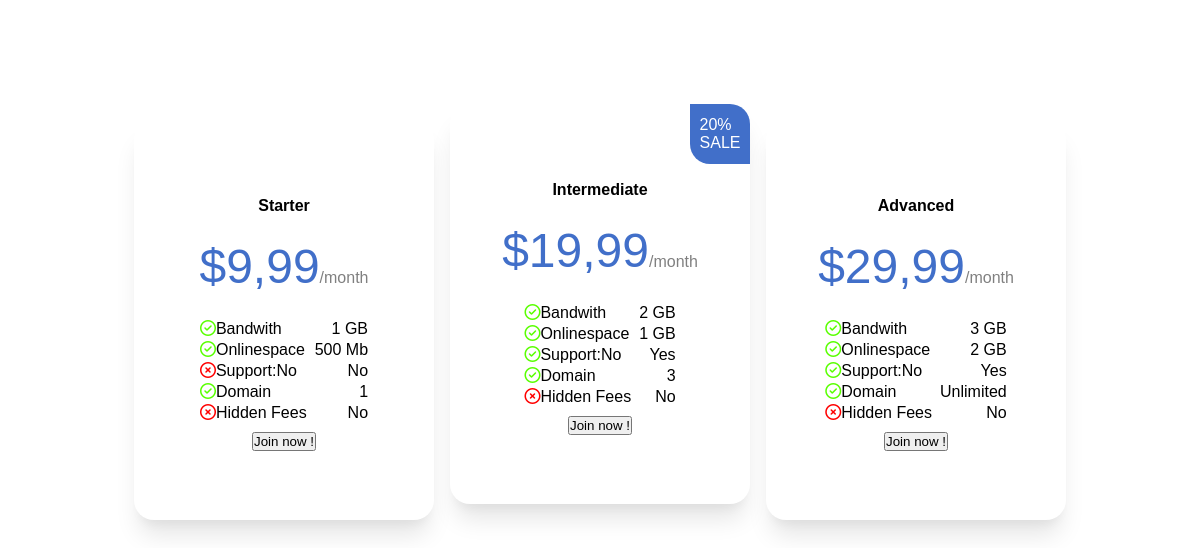
Before: / with the older database file.
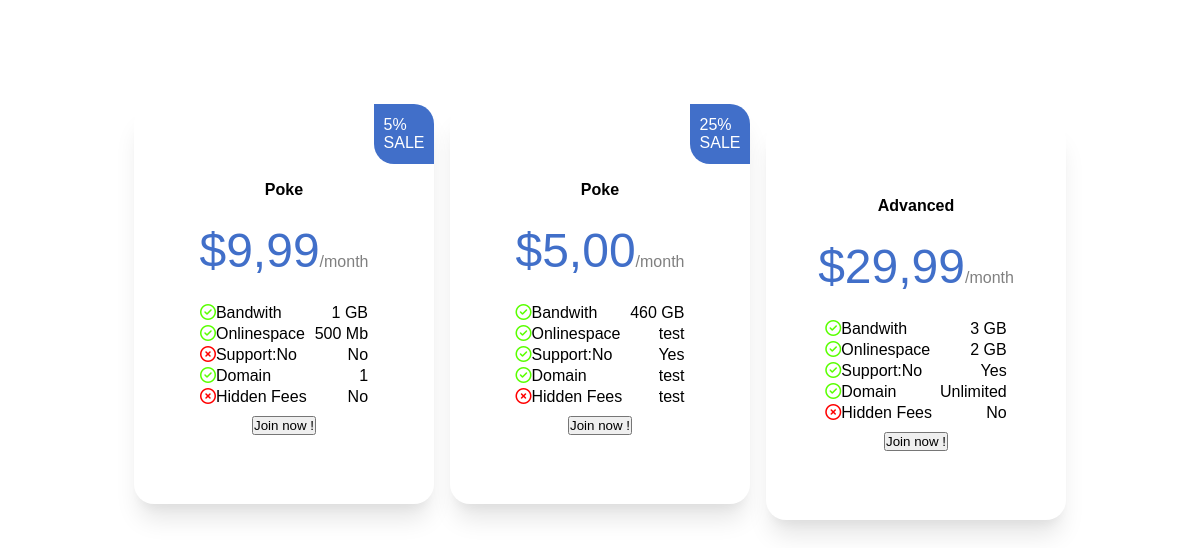
After: the same page with the newer database file.
### tables this page shows
CREATE TABLE IF NOT EXISTS `pricing` (
  `id_pricing` int NOT NULL AUTO_INCREMENT,
  `price` float(8,2) DEFAULT NULL,
  `icon` int DEFAULT NULL,
  `sale` int DEFAULT NULL,
  `bandwidth` varchar(50) DEFAULT NULL,
  `onlineSpace` varchar(50) DEFAULT NULL,
  `supportNo` varchar(50) DEFAULT NULL,
  `domain` varchar(50) DEFAULT '',
  `hiddenFees` varchar(50) DEFAULT NULL,
  `name` varchar(50) DEFAULT NULL,
  `commandes` int DEFAULT NULL,
  PRIMARY KEY (`id_pricing`)
);

### db-functions.php (called while the page is built, shortened)
<?php
function connexion()
{
    try {
        $mySQLconnection = new PDO(
            'mysql:host=127.0.0.1;dbname=landing_page;charset=utf8',
            'root',
            '',
            [PDO::ATTR_ERRMODE => PDO::ERRMODE_EXCEPTION]
        );
        return $mySQLconnection;
    } catch (Exception $e) {
        die('Erreur : ' . $e->getMessage());
    }
}
function getPricings()
{
    $mySQLconnection = connexion();
    $sqlQuery =    'SELECT * , FORMAT(price, 2, "fr_FR") AS "priceF" FROM pricing LIMIT 3';
    $persoLieuStatement = $mySQLconnection->prepare($sqlQuery);
    $persoLieuStatement->execute();
    $pricings = $persoLieuStatement->fetchAll();
    return $pricings;
}
?>

### index.php (the view, shortened to what this page needs)
<?php
require "db-functions.php" ;
?>
<!DOCTYPE html>
<html lang="en">
<head>
    <link rel="stylesheet" href="https://cdnjs.cloudflare.com/ajax/libs/font-awesome/6.4.0/css/all.min.css">
    <link rel="stylesheet" href="stylesheet.css">
</head>
<body>
    <div class="wrapper">
        <div class="tablePrices">
                    <div class="gridFlexes">
                        <?php foreach (getPricings() as $pricing)
                        {
                        $ifSaleCard = $pricing["sale"] > 0 ? "sale" : "";
                        $ifSaleSticker = $pricing["sale"] > 0 ? "<div class = sticker>".$pricing["sale"]."% <br/>SALE</div>": "";
                        $BandwidthIcon = ($pricing['bandwidth']) ? "fa-circle-check'"." style='color: #59ff00;'" : "";
                        $onlineSpaceIcon = ($pricing['onlineSpace']) ? "fa-circle-check'"." style='color: #59ff00;'" : "";
                        $supportNoIcon = ($pricing['supportNo'])  == "Yes" ? "fa-circle-check'"." style='color: #59ff00;'" : "fa-circle-xmark'"." style='color: #ff0000;'";
                        $domainIcon = ($pricing['domain']) ? "fa-circle-check'"." style='color: #59ff00;'" : "";
                        $hiddenFeesIcon = ($pricing['hiddenFees']) == "Yes" ? "fa-circle-check'"." style='color: #59ff00;'" : "fa-circle-xmark'"." style='color: #ff0000;'";
                        ?>
                        <div class="cardPrice <?= $ifSaleCard?>">
                            <h4><?= $pricing["name"] ?></h4><?= $ifSaleSticker?>
                            <p><span class="bigNumeric">$<?= $pricing["priceF"] ?></span><span class="grey">/month</span></p>
                            <div class="twoLists">
                                <ul class="left">
                                    <li><i class='fa-regular <?= $BandwidthIcon ?> '></i>Bandwith</li>
                                    <li><i class='fa-regular <?= $onlineSpaceIcon ?> '></i>Onlinespace</li>
                                    <li><i class='fa-regular <?= $supportNoIcon ?>' ></i>Support:No</li>
                                    <li><i class='fa-regular <?= $domainIcon ?>' ></i>Domain</li>
                                    <li><i class='fa-regular <?= $hiddenFeesIcon ?>' ></i>Hidden Fees</li>
                                </ul>
                                <ul class="right">
                                    <li><?= $pricing["bandwidth"] ?></li>
                                    <li><?= $pricing["onlineSpace"] ?></li>
                                    <li><?= $pricing["supportNo"] ?></li>
                                    <li><?= $pricing["domain"] ?></li>
                                    <li><?= $pricing["hiddenFees"] ?></li>
                                </ul>
                            </div>
                            <form action ="subscribePrice.php" method="post">
                            <div class="pushButton"><button type="submit" name="id_pricing" value="<?= $pricing["id_pricing"]?>">Join now !</button></div>
                            </form>
                        </div>
                    <?php }?>
                    </div>
        </div>
    </div>
</body>

### stylesheet.css (style rules this page uses)
* { margin: 0; padding: 0; font-family: 'Poppins', sans-serif; }
ul { display: flex; list-style-type: none; flex-wrap: wrap; flex-grow: 1; justify-content: center; }
.wrapper { padding-top: 10%; display: flex; flex-direction: column; position: relative; flex-wrap: nowrap; }
.gridFlexes { display: flex; flex-direction: row; flex-wrap: wrap; gap: 1em; justify-content: center; width: 100%; min-height: 50vh; }
.cardPrice { display: flex; flex-direction: column; flex-wrap: wrap; background-color: white; border-radius: 20px; box-shadow: rgba(0, 0, 0, 0.1) 0px 20px 25px -5px, rgba(0, 0, 0, 0.04) 0px 10px 10px -5px; width: 25%; justify-content: center; align-content: center; align-items: center; min-height: 50vh; }
.cardPrice.cardPrice.sale { transform: translateY(-2vh); }
.cardPrice > .twoLists> .left { display: flex; flex-direction: column; flex-wrap: wrap; }
.cardPrice > .twoLists > .right { display: flex; flex-direction: column; flex-wrap: wrap; align-items: flex-end; }
.twoLists { display: flex; flex-direction: row; flex-wrap: wrap; padding-top: 3vh; gap: .5em; }
.cardPrice > h4 { padding-top: 3vh; padding-bottom: 3vh; display: flex; flex-wrap: wrap; }
.pushButton { padding-top: 0.5em; padding-bottom : 1em; display: flex; flex-wrap:wrap }
.left > li , .right > li { padding: 0.1em 0 0.1em 0; }
.bigNumeric { font-size: 3em; color: #416fc9 ; }
.cardPrice.sale { position: relative; }
.sticker { position: absolute; top: 0; right: 0; background-color: #416fc9; overflow: hidden; border-top-right-radius: 20px; border-bottom-left-radius: 20px; color: white; width: 20%; height: 7.5vh; display: flex; flex-direction: row; flex-wrap: wrap; justify-content: center; align-items: center; }
.grey { color: grey; }
.tablePrices { display: flex; justify-content: center; flex-direction: column; align-items: center; }

Changed rows visible on the page:
changed pricing "1 GB": name "Starter" → "Poke"; sale (not shown) → "5"
changed pricing: name "Intermediate" → "Poke"; sale "20" → "25"; priceF "19,99" → "5,00"; bandwidth "2 GB" → "460 GB"; onlineSpace "1 GB" → "test"; domain "3" → "test"; hiddenFees "No" → "test"
